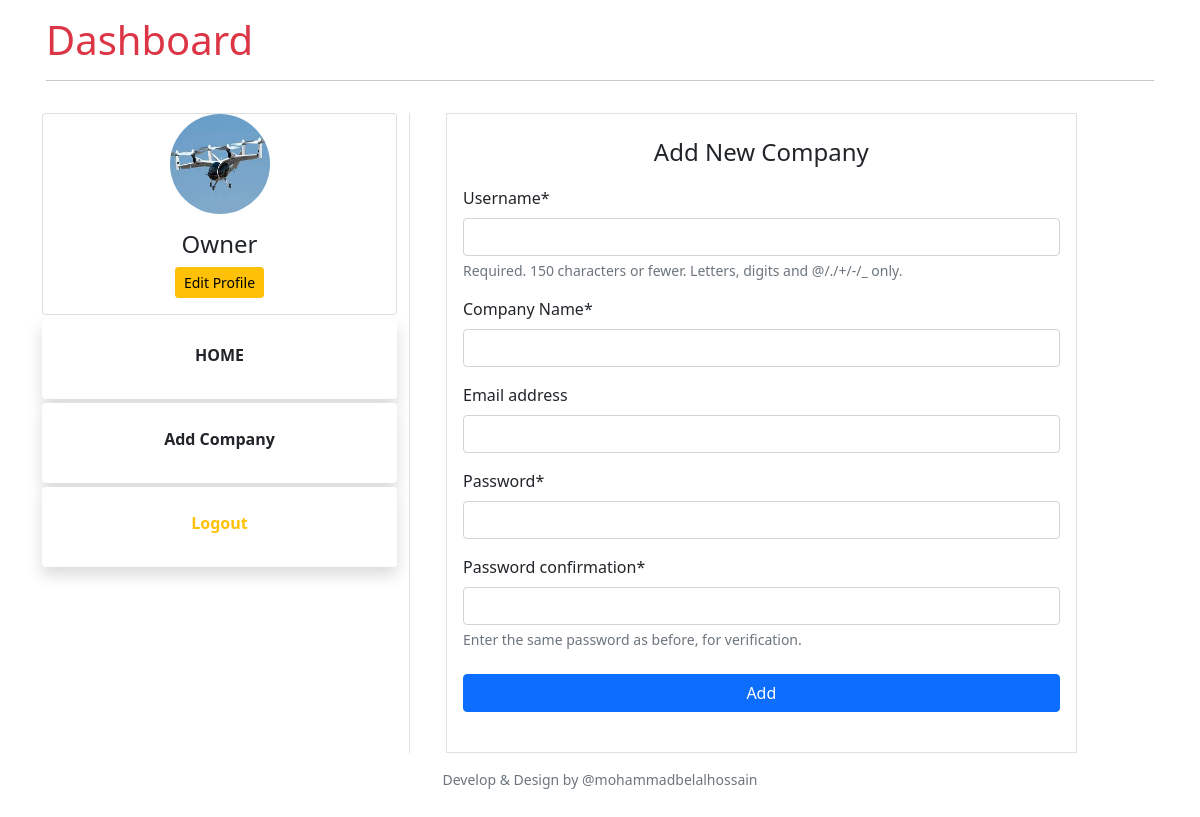
Screenshot of /acompany-registration (signed in) with the database file from the repository.
### companies_app/models.py (models this page shows, shortened)
class User(AbstractUser):
    is_company = models.BooleanField('is_company', default=True)

class CompaniesProfile(models.Model):
    company  = models.OneToOneField(User, on_delete=models.CASCADE, max_length=1)
    image    = models.ImageField(upload_to="profilepicture", default='no_profile.png')
    phone    = models.CharField(max_length=15,unique=True,blank=True,null=True)
    address  = models.CharField(max_length=100,blank=True,null=True)

### companies_app/views.py (the view)
# urls.py: path("acompany-registration", companyregister, name="company-register"),
@login_required
@company_register_required
def companyregister(request):
    if request.method =='POST':
        form = CompanyRegisterForm(request.POST)
        if form.is_valid():
            first_name =form.cleaned_data.get('first_name')
            form.save()
            messages.success(request,f'Account created for {first_name}')
            return redirect('/')
    else:
        form =CompanyRegisterForm()
    return render(request, 'companies_app/company-register.html',{'form':form})

### companies_app/forms.py
class CompanyRegisterForm(UserCreationForm):
    first_name = forms.CharField(max_length=30,label='Company Name',
            )
    class Meta:
        model = User
        fields =['username', 'first_name', 'email']

### companies_app/templates/companies_app/company-register.html (shortened to what this page needs)
{% extends 'companies_app/base.html' %}
{% load crispy_forms_tags %}
{% block content %}
<div class="container">
    <div class="register_page col-11 border  p-3">
        <h4 class="pt-2" style=" height: 40px; text-align: center;">Add New Company</h4>
        <form class="my-3"  method="POST">
            <div class="form-group">
                {{form|crispy}}
            </div>
            <button class="btn btn-primary my-2 col-12">Add</button>
        </form>
    </div>
</div>
{% endblock content %}

### companies_app/templates/companies_app/base.html (shortened to what this page needs)
<!DOCTYPE html>
<html lang="en">
<head>
    <link href="https://cdn.jsdelivr.net/npm/bootstrap@5.0.2/dist/css/bootstrap.min.css" rel="stylesheet">
</head>
<body>
    <div class="container pb-2">
        <div class="row">
          <div class="col-lg-12 p-3">
            <h1> <a class="text-decoration-none text-danger" href="{% url 'home' %}">Dashboard</a></h1>
            <hr />
          </div>
        </div>
        <div class="row">
            <div class="col-md-4 border-end">
                {% if user.is_authenticated %}
                <div class="card">
                    <img class="mx-auto" src="{{ user.companiesprofile.image.url }}" style="height:100px; width: 100px; border-radius: 50%;" alt="">
                    <div class="card-body text-center">
                        <h4 class="text-center">{{ user.first_name }}</h4>
                        <a class="btn btn-warning btn-sm" href="{% url 'update-company-profile' %}">Edit Profile</a>
                    </div>
                </div>
                <a class="text-decoration-none " href="{% url 'home' %}">
                  <div class="card p-2 my-1 shadow bg-purple text-center border-0">
                    <div class="card-body">
                      <p class="card-title fw-bold text-dark">HOME</p>
                    </div>
                  </div>
                </a>
              {% if user.is_superuser %}
                <a class="text-decoration-none" href="{% url 'company-register' %}">
                  <div class="card p-2 my-1 shadow bg-purple text-center border-0">
                    <div class="card-body">
                      <p class="card-title fw-bold text-dark">Add Company</p>
                    </div>
                  </div>
                </a>
              {% endif %}
              <a class="text-decoration-none" href="{% url 'logout' %}">
                <div class="card p-2 my-1 shadow bg-purple text-center border-0">
                  <div class="card-body">
                    <p class="card-title fw-bold text-warning">Logout</p>
                  </div>
                </div>
              </a>
            {% endif %}
            </div>
        <div class="col-md-8">
            {% block content %}
            {% endblock content %}
        </div>
        </div>
      <footer class="footer">
        <div class="row text-center p-3">
          <p class="small text-muted">Develop & Design by @mohammadbelalhossain</p>
        </div>
      </footer>
</body>
</html>

### rows the page displays
User: companiesprofile.image (picture), first_name "Owner"
